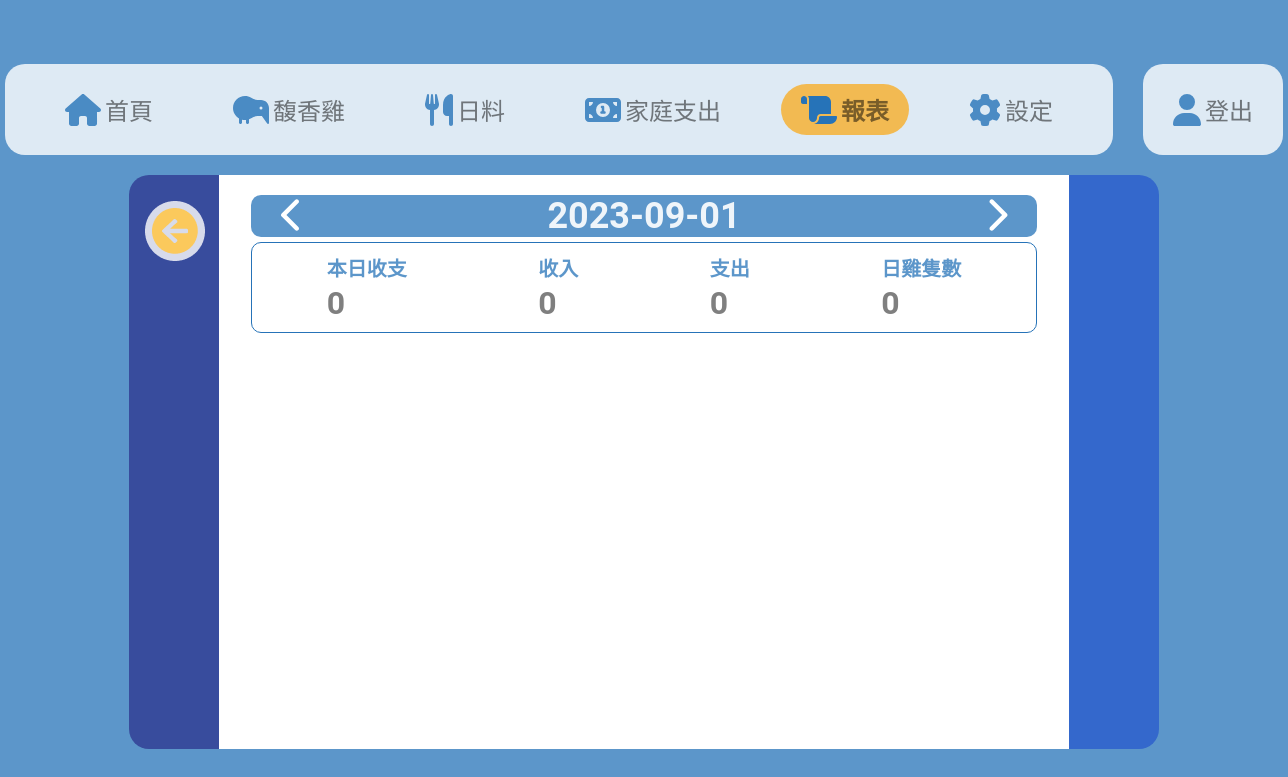
/report?y=2023&m=09&d=01&t=d (signed in), run on an earlier commit of the app's database.
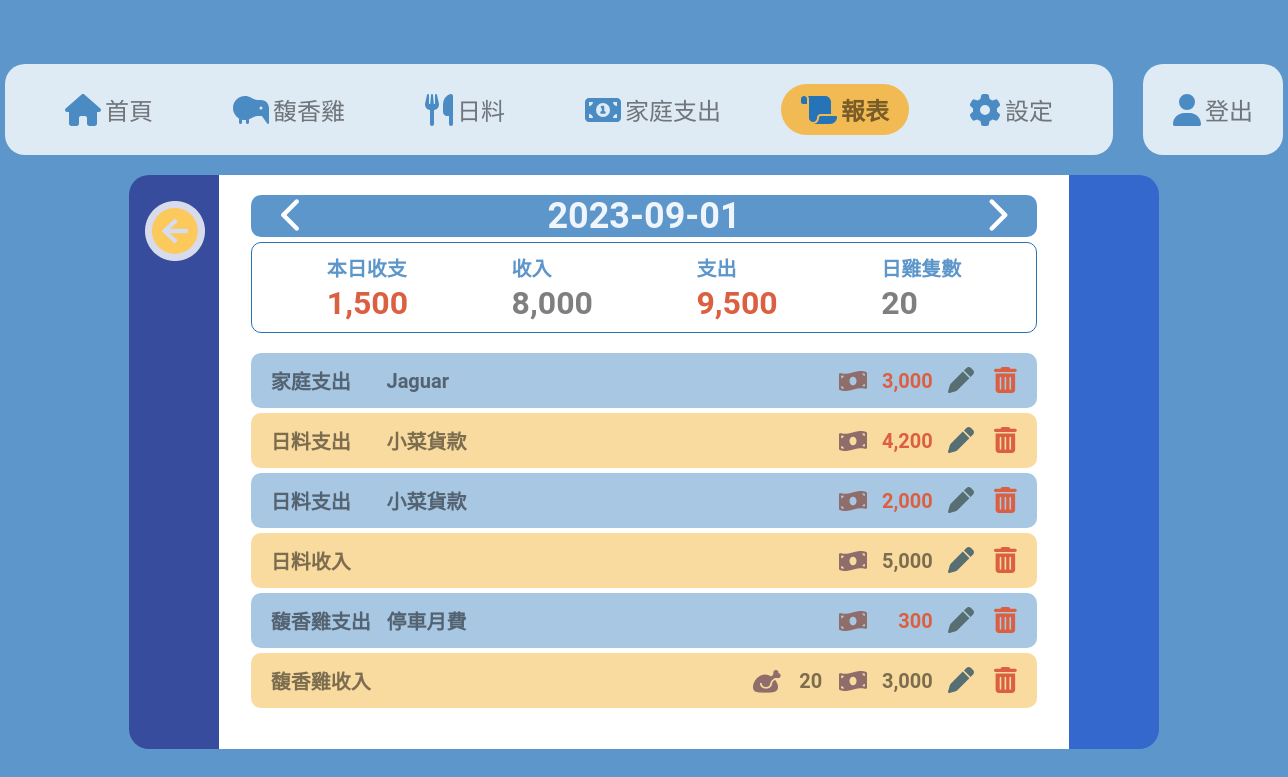
And on a later commit of the database.
### web/models.py (models this page shows)
class Expense(models.Model):
    creation = models.DateTimeField(auto_now_add=True)
    date = models.DateTimeField(default=timezone.now)
    item = models.ForeignKey(ExpenseItem, on_delete=models.SET_NULL, null=True)
    value = models.PositiveSmallIntegerField(default=0)
    remark = models.TextField(blank=True)
    @property
    def classname(self) -> str:
        return 'expense'

class ExpenseItem(models.Model):
    name = models.CharField(max_length=128)
    chicken = models.BooleanField(default=False)
    hot_pot = models.BooleanField(default=False)
    home = models.BooleanField(default=False)

class Income(models.Model):
    creation = models.DateTimeField(auto_now_add=True)
    date = models.DateTimeField(default=timezone.now)
    chicken = models.BooleanField(default=False)
    hot_pot = models.BooleanField(default=False)
    volume = models.PositiveSmallIntegerField(default=0)
    value = models.PositiveSmallIntegerField(default=0)
    remark = models.TextField(blank=True)
    @property
    def classname(self) -> str:
        return 'income'

### web/views.py (the view, shortened to what this page needs)
# urls.py: path('report', views.ReportView.as_view(), name='report'),
class ReportView(LoginRequiredMixin, TemplateView):
    template_name = 'web/report.html'
    def get_context_data(self, **kwargs):
        context = super().get_context_data(**kwargs)
        color = Setting.objects.get(name="color")
        context['page'] = "report"
        context['color'] = color.value
        return context
    def get(self, request, **kwargs):
        context = self.get_context_data(**kwargs)
        now = timezone.now()
        type = request.GET.get('t', 'm')
        year = int(request.GET.get('y', now.year))
        month = int(request.GET.get('m', now.month))
        day = int(request.GET.get('d', now.day))
        action = int(request.GET.get('a', 0))
        year, month, day = self.get_valid_date(year, month, day, action)
        if type == 'm':
            incomes = Income.objects.filter(date__year=year, date__month=month)
            expenses = Expense.objects.filter(date__year=year, date__month=month, item__isnull=False)
            monthly_volume = incomes.aggregate(Sum('volume'))['volume__sum'] or 0
            monthly_income = incomes.aggregate(Sum('value'))['value__sum'] or 0
            monthly_expense = expenses.aggregate(Sum('value'))['value__sum'] or 0
            monthly_total = monthly_income - monthly_expense
            context['total'] = monthly_total
            context['income'] = monthly_income
            context['expense'] = monthly_expense
            context['volume'] = monthly_volume
            daily_incomes = Income.objects.filter(date__year=year, date__month=month).\
                            annotate(d=TruncDate('date')).\
                            values('d').\
                            annotate(income=Sum('value'), chicken=Sum('volume'))
            daily_expenses = Expense.objects.filter(date__year=year, date__month=month, item__isnull=False).\
                            annotate(d=TruncDate('date')).\
                            values('d').\
                            annotate(expense=Sum('value'))
            lists = sorted(list(chain(daily_incomes, daily_expenses)), key=lambda item: item['d'], reverse=True)
            daily_list = lists.copy()
            for i in range(len(lists)):
                if i >= len(daily_list)-1:
                    continue
                elif daily_list[i]['d'] == daily_list[i+1]['d']:
                    daily_list[i].update(daily_list[i+1])
                    daily_list.pop(i+1)
            for item in daily_list:
                inc = item.get('income', 0)
                exp = item.get('expense', 0)
                item['total'] = inc - exp
            context['daily_items'] = daily_list
        elif type == 'd':
            date_string = "%s-%s-%s" % (year, month, day)
            current_date = datetime.strptime(date_string, "%Y-%m-%d")
            next_date = current_date + timedelta(1)
            incomes = Income.objects.filter(date__gte=current_date, date__lt=next_date)
            expenses = Expense.objects.filter(date__gte=current_date, date__lt=next_date, item__isnull=False)
            items = sorted(list(chain(incomes, expenses)), key=lambda i: i.creation, reverse=True)
            context['items'] = items
            daily_volume = incomes.aggregate(Sum('volume'))['volume__sum'] or 0
            daily_income = incomes.aggregate(Sum('value'))['value__sum'] or 0
            daily_expense = expenses.aggregate(Sum('value'))['value__sum'] or 0
            daily_total = daily_income - daily_expense
            context['total'] = daily_total
            context['income'] = daily_income
            context['expense'] = daily_expense
            context['volume'] = daily_volume
        context['type'] = type
        context['year'] = year
        context['month'] = month
        context['day'] = day
        return self.render_to_response(context)
    def get_valid_date(self, year, month, day, action):
        if action == 0:
            pass
        elif action == -1 or action == 1:
            date = datetime(year, month, day)
            date += timedelta(days=action)
            year, month, day = date.year, date.month, date.day
        return (year, month, day)

### templates/web/report.html (shortened to what this page needs)
{% extends 'common/base.html' %}
{% load static humanize mathfilters %}
{% block content %}
  <div id="report_management">
      <div id="bg">
      </div>
      <div class="main">
          {% if type == 'd' %}
          <div class="tabs">
              <a href="{% url 'web:report' %}?y={{ year }}&m={{ month }}&t=m" class="item "><img src="{% static 'images/go_back.png' %}"></a>
          </div>
          {% endif %}
          <div class="title">
              {% if type == 'm' %}
                  <a href="{% url 'web:report' %}?y={{ year }}&m={{ month }}&t=m&a=-30" class="prev"><i class="fa-solid fa-chevron-left"></i></a>
              {% elif type == 'd' %}
                  <a href="{% url 'web:report' %}?y={{ year }}&m={{ month }}&d={{ day }}&&t=d&a=-1" class="prev"><i class="fa-solid fa-chevron-left"></i></a>
              {% endif %}
              <div class="current">
                {% if type == 'm' %}{{ year }}-{{ month|stringformat:'02d' }}
                {% else %}{{ year }}-{{ month|stringformat:'02d' }}-{{ day|stringformat:'02d' }}
                {% endif %}
              </div>
              {% if type == 'm' %}
                  <a href="{% url 'web:report' %}?y={{ year }}&m={{ month }}&t=m&a=30" class="next"><i class="fa-solid fa-chevron-right"></i></a>
              {% elif type == 'd' %}
                  <a href="{% url 'web:report' %}?y={{ year }}&m={{ month }}&d={{ day }}&t=d&a=1" class="next"><i class="fa-solid fa-chevron-right"></i></a>
              {% endif %}
          </div>
          <div class="summary">
              <div class="item">
                  <div class="name">{% if type == 'm' %}本月收支{% else %}本日收支{% endif %}</div>
                  <div class="num {% if total < 0 %}negative{% endif %}">{{ total|abs|intcomma }}</div>
              </div>
              <div class="item">
                  <div class="name">收入</div>
                  <div class="num">{{ income|intcomma }}</div>
              </div>
              <div class="item">
                  <div class="name">支出</div>
                  <div class="num {% if expense > 0 %}negative{% endif %}">{{ expense|intcomma }}</div>
              </div>
              <div class="item">
                  <div class="name">{% if type == 'm' %}月雞隻數{% else %}日雞隻數{% endif %}</div>
                  <div class="num">{{ volume|intcomma }}</div>
              </div>
          </div>
          <div class="content">
              <div class="list">
                  {% if type == 'm' %}
                      {% for item in daily_items %}
                      <a href="{% url 'web:report' %}?y={{ item.d|date:'Y' }}&m={{ item.d|date:'m' }}&d={{ item.d|date:'d' }}&t=d" class="item">
                          <div class="date">{{ item.d|date:'m-d' }}</div>
                          <div class="volume"><img src="{% static 'images/turkey.png' %}"><span>{{ item.chicken|default:'0'|intcomma }}</span></div>
                          <div class="money"><img src="{% static 'images/money.png' %}"><span class="{% if item.total < 0 %}negative{% endif %}">{{ item.total|abs|intcomma }}</span></div>
                      </a>
                      {% endfor %}
                  {% elif type == 'd' %}
                      {% for item in items %}
                      <div class="item">
                          <div class="name">
                              {% if item.classname == 'income' %}
                                  {% if item.chicken %}馥香雞{% elif item.hot_pot %}日料{% else %}家庭{% endif %}收入
                              {% elif item.classname == 'expense' %}
                                  {% if item.item.chicken %}馥香雞{% elif item.item.hot_pot %}日料{% else %}家庭{% endif %}支出
                              {% endif %}
                          </div>
                          <div class="category">
                              {% if item.classname == 'expense' %}{{ item.item.name }}{% endif %}
                          </div>
                          <div class="volume">
                              {% if item.classname == 'income' and item.chicken %}
                              <img src="{% static 'images/turkey.png' %}">
                              <span>{{ item.volume|default:'0'|intcomma }}</span>
                              {% endif %}
                          </div>
                          <div class="money">
                              <img src="{% static 'images/money.png' %}">
                              <span class="{% if item.classname == 'expense' %}negative{% endif %}">{{ item.value|intcomma }}</span>
                          </div>
                          <div class="button">
                              {% if item.classname == 'income' and item.chicken %}
                                  <a href="{% url 'web:chicken' %}?n={{ item.id }}&t=income" class="edit"><i class="fa-solid fa-pen"></i></a>
                              {% elif item.classname == 'income' and item.hot_pot %}
                                  <a href="{% url 'web:hotpot' %}?n={{ item.id }}&t=income" class="edit"><i class="fa-solid fa-pen"></i></a>
                              {% elif item.classname == 'expense' and item.item.chicken %}
                                  <a href="{% url 'web:chicken' %}?n={{ item.id }}&t=expense" class="edit"><i class="fa-solid fa-pen"></i></a>
                              {% elif item.classname == 'expense' and item.item.hot_pot %}
                                  <a href="{% url 'web:hotpot' %}?n={{ item.id }}&t=expense" class="edit"><i class="fa-solid fa-pen"></i></a>
                              {% elif item.classname == 'expense' and item.item.home %}
                                  <a href="{% url 'web:expense' %}?n={{ item.id }}" class="edit"><i class="fa-solid fa-pen"></i></a>
                              {% endif %}
                              <form method="post" action="{% url 'web:report' %}" class="delete">
                                  <i class="fa-solid fa-trash-can delete_btn"></i>
                              </form>
                          </div>
                      </div>
                      {% endfor %}
                  {% endif %}
              </div>
          </div>
      </div>
  </div>
{% endblock %}

### templates/common/base.html (shortened to what this page needs)
{% load static i18n %}
<!doctype html>
<html lang="zh-Hant-TW">
<head>
    <link rel="stylesheet" href="{% static 'vendor/fontawesome-free-6.4.0/css/fontawesome.min.css' %}">
    <link rel="stylesheet" href="{% static 'less/account.css' %}">
</head>
<body>
    <div id="wrapper" class="color{{ color }}">
        {% block nav %}
            <div id="nav">
                <div class="block">
                    <a href="{% url 'web:index' %}" class="item {% if page == "home" %}active{% endif %}"><i class="fas fa-home icon"></i>首頁</a>
                    <a href="{% url 'web:chicken' %}" class="item {% if page == "chicken" %}active{% endif %}"><i class="fas fa-kiwi-bird icon"></i>馥香雞</a>
                    <a href="{% url 'web:hotpot' %}" class="item {% if page == "hotpot" %}active{% endif %}"><i class="fas fa-utensils icon"></i>日料</a>
                    <a href="{% url 'web:expense' %}" class="item {% if page == "home_expense" %}active{% endif %}"><i class="fas fa-money-bill-alt icon"></i>家庭支出</a>
                    <a href="{% url 'web:report' %}" class="item {% if page == "report" %}active{% endif %}"><i class="fas fa-scroll icon"></i>報表</a>
                    <a href="{% url 'web:system_management' %}" class="item {% if page == "setting" %}active{% endif %}"><i class="fas fa-cog icon"></i>設定</a>
                </div>
                <div class="block">
                    <a href="{% url 'account_logout' %}" class="item"><i class="fa-solid fa-user icon" class="item"></i>登出</a>
                </div>
            </div>
        {% endblock  %}
        {% block content %}
        {% endblock %}
    </div>
</body>
</html>

What changed in the data, as far as the page shows it:
added Expense: shows "家庭", shows "支出", item.name "Jaguar", value "3,000"
added Expense: shows "日料", shows "支出", item.name "小菜貨款", value "4,200"
added Expense: shows "日料", shows "支出", item.name "小菜貨款", value "2,000"
added Income: chicken "日料", shows "收入", value "5,000"
added Expense: shows "馥香雞", shows "支出", item.name "停車月費", value "300"
added Income: chicken "馥香雞", shows "收入", volume "20", value "3,000"
Also different on the page:
{{ total|abs|intcomma }}: "0" → "1,500"
{{ income|intcomma }}: "0" → "8,000"
{{ expense|intcomma }}: "0" → "9,500"
{{ volume|intcomma }}: "0" → "20"
